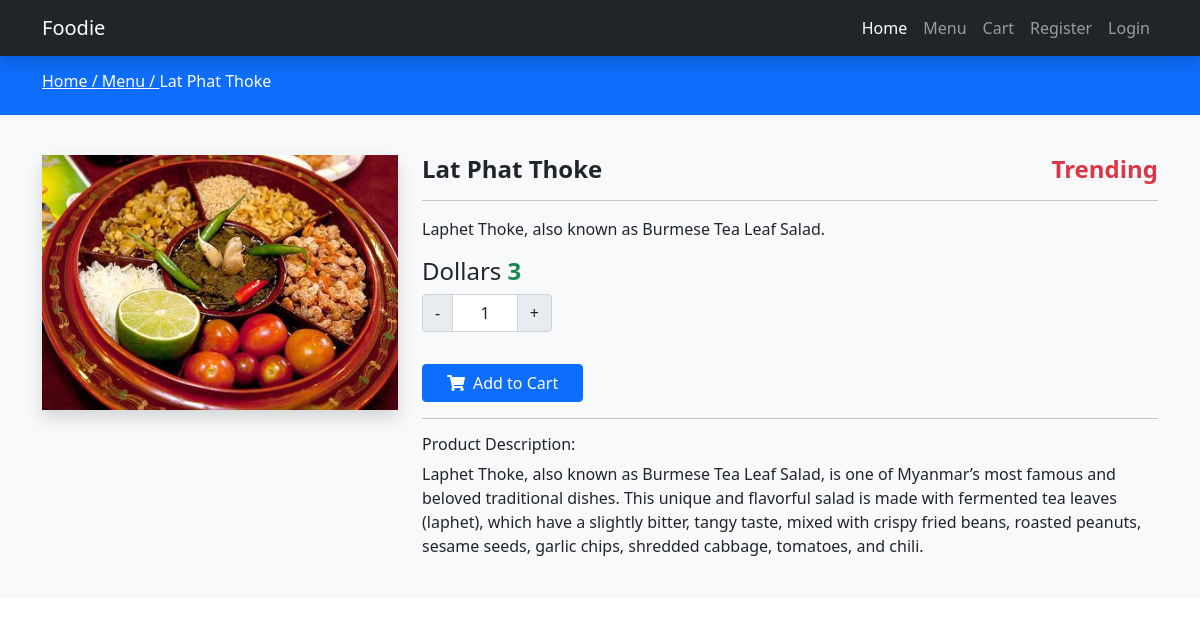
Page /product-view.php?product=latphat on the committed database.
### tables this page shows
CREATE TABLE `products` (
  `id` int(10) NOT NULL,
  `category_id` int(10) NOT NULL,
  `name` varchar(225) NOT NULL,
  `slug` varchar(225) NOT NULL,
  `small_description` mediumtext NOT NULL,
  `description` mediumtext NOT NULL,
  `price` int(11) NOT NULL,
  `image` varchar(225) NOT NULL,
  `qty` int(11) NOT NULL,
  `status` tinyint(4) NOT NULL DEFAULT 0,
  `trending` tinyint(4) NOT NULL DEFAULT 0,
  `meta_title` mediumtext NOT NULL,
  `meta_description` mediumtext NOT NULL,
  `meta_keywords` mediumtext NOT NULL,
  `created_at` timestamp NOT NULL DEFAULT current_timestamp()
);

### functions/userfunctions.php (called while the page is built, shortened)
<?php
include('config/dbcon.php');
function getSlugActive($table, $slug) {
    global $con;
    $query = "SELECT * FROM $table WHERE slug='$slug' AND status='0' LIMIT 1";
    return $query_run = mysqli_query($con, $query);
}
?>

### product-view.php (the view)
<?php
include('functions/userfunctions.php');
include('includes/header.php');
if (isset($_GET['product'])) {
    $product_slug = $_GET['product'];
    $product_data = getSlugActive("products", $product_slug);
    $product = mysqli_fetch_array($product_data);
    if ($product) {
?>
        <div class="py-3 bg-primary">
            <div class="container">
                <h6 class="text-white">
                    <a class="text-white" href="categories.php">
                        Home /
                    </a>
                    <a class="text-white" href="categories.php">
                        Menu /
                    </a>
                    <?= $product['name']; ?>
                </h6>
            </div>
        </div>
        <div class="bg-light py-4">
            <div class="container product_data mt-3">
                <div class="row">
                    <div class="col-md-4">
                        <div class="shadow">
                            <img src="uploads/<?= $product['image'] ?>" alt="Product Image" class="w-100">
                        </div>
                    </div>
                    <div class="col-md-8">
                        <h4 class="fw-bold"><?= $product['name']; ?>
                            <span class="float-end text-danger">
                            <?php if ($product['trending'])
                            {  echo "Trending";} ?></span>
                        </h4>
                        <hr>
                        <p><?= $product['small_description']; ?></p>
                        <div class="row">
                            <div class="col-md-6">
                                <h4>Dollars <span class="text-success fw-bold"> <?= $product['price']; ?> </span></h4>
                            </div>
                        </div>
                        <div class="row">
                            <div class="col-md-4">
                                <div class="input-group mb-3" style="width: 130px">
                                    <button class="input-group-text decrement-btn">-</button>
                                    <input type="text" class="form-control text-center input-qty bg-white" value="1" disabled>
                                    <button class="input-group-text increment-btn">+</button>
                                </div>
                            </div>
                        </div>
                        <div class="row mt-3">
                            <div class="col-md-6">
                                <button class="btn btn-primary px-4 addToCartBtn" value="<?= $product['id']; ?>"><i class="fa fa-shopping-cart me-2"></i>Add to Cart</button>
                            </div>
                        </div>
                        <hr>
                        <h6>Product Description:</h6>
                        <p><?= $product['description']; ?></p>
                    </div>
                </div>
            </div>
        </div>
<?php
    } else {
        echo "Product Not Found";
    }
} else {
    echo "Something went wrong";
}
include('includes/footer.php'); ?>

### assets/css/custom.css (style rules this page uses)
a { text-decoration: none; }

### rows in the picture
products: name "Lat Phat Thoke", image (picture), small_description "Laphet Thoke, also known as Burmese Tea Leaf Salad.", price "3", description "Laphet Thoke, also known as Burmese Tea Leaf Salad, is one of Myanmar’s most famous and beloved traditional dishes. This unique and flavorful salad is made with fermented tea leaves (laphet), which have a slightly bitter, tangy taste, mixed with crispy fried beans, roasted peanuts, sesame seeds, garlic chips, shredded cabbage, tomatoes, and chili."
